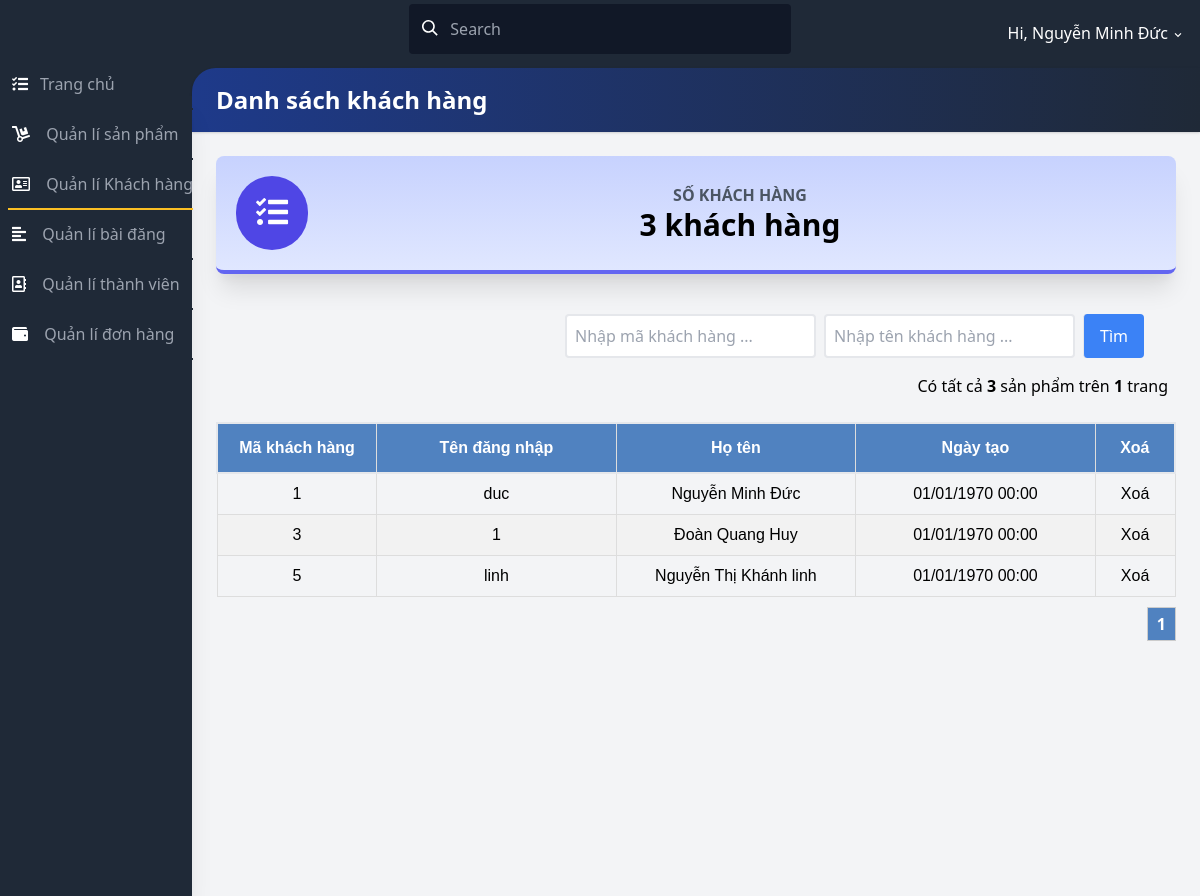
/admin/quanlikhachhang.php (signed in), run on the app's committed database.
### tables this page shows
CREATE TABLE tbl_tkkhachhang (
  makh int(11) NOT NULL AUTO_INCREMENT,
  username varchar(255) DEFAULT NULL,
  password varchar(255) DEFAULT NULL,
  hoten varchar(255) DEFAULT NULL,
  ngaytao int(11) DEFAULT NULL,
  PRIMARY KEY (makh)
);

### admin/quanlikhachhang.php (the view, shortened to what this page needs)
<?php
    include './connect_db.php';
    $item_per_page = ! empty($_GET['per_page']) ? $_GET['per_page'] : 6;
    $current_page  = ! empty($_GET['page']) ? $_GET['page']
        : 1;
    $offset        = ($current_page - 1) * $item_per_page;
    $totalRecords  = mysqli_query($con, "SELECT * FROM `tbl_tkkhachhang`");
    $totalRecords  = $totalRecords->num_rows;
    $totalPages = ceil($totalRecords / $item_per_page);
    if ( ! empty($where)) {
        $result = mysqli_query($con,
            "SELECT * FROM `tbl_tkkhachhang` where (".$where.") ORDER BY `makh` ASC  LIMIT "
            .$item_per_page." OFFSET ".$offset);
    } else {
        $result = mysqli_query($con,
            "SELECT * FROM `tbl_tkkhachhang` ORDER BY `makh` ASC  LIMIT "
            .$item_per_page." OFFSET ".$offset);
    }
?>
<!DOCTYPE html>
<html lang="en">
<head>
    <link href="https://use.fontawesome.com/releases/v5.3.1/css/all.css"
          rel="stylesheet">
    <link href="https://unpkg.com/tailwindcss@^2/dist/tailwind.min.css"
          rel="stylesheet">
    <link href="https://afeld.github.io/emoji-css/emoji.css" rel="stylesheet">
    <link href="css/test.css" rel="stylesheet">
</head>
<body class="bg-gray-800 font-sans leading-normal tracking-normal mt-12">
<nav class="fixed top-0 z-20 px-1 pt-2 pb-1 mt-0 w-full h-auto bg-gray-800 md:pt-1">
    <div class="flex flex-wrap items-center">
        <div class="flex flex-shrink justify-center text-white md:w-1/3 md:justify-start">
            <a href="#">
                <span class="pl-2 text-xl"><i class="em em-grinning"></i></span>
            </a>
        </div>
        <div class="flex flex-1 justify-center px-2 text-white md:w-1/3 md:justify-start">
                <span class="relative w-full">
                    <input class="px-2 py-3 pl-10 w-full leading-normal text-white bg-gray-900 rounded border border-transparent transition appearance-none focus:outline-none focus:border-gray-400"
                           placeholder="Search"
                           type="search">
                    <div class="absolute search-icon"
                         style="top: 1rem; left: .8rem;">
                        <svg class="w-4 h-4 text-white pointer-events-none fill-current"
                             viewBox="0 0 20 20"
                             xmlns="http://www.w3.org/2000/svg">
                            <path d="M12.9 14.32a8 8 0 1 1 1.41-1.41l5.35 5.33-1.42 1.42-5.33-5.34zM8 14A6 6 0 1 0 8 2a6 6 0 0 0 0 12z"></path>
                        </svg>
                    </div>
                </span>
        </div>
        <div class="flex justify-between content-center pt-2 w-full md:w-1/3 md:justify-end">
            <ul class="flex flex-1 justify-between items-center list-reset md:flex-none">
                <li class="flex-1 md:flex-none md:mr-3">
                    <div class="inline-block relative">
                        <button class="text-white drop-button focus:outline-none"
                                onclick="toggleDD('myDropdown')"><span
                                    class="pr-2"></span>
                            Hi, <?php
                                echo $_SESSION['dangnhap1'] ?>
                            <svg class="inline h-3 fill-current"
                                 viewBox="0 0 20 20"
                                 xmlns="http://www.w3.org/2000/svg">
                                <path d="M9.293 12.95l.707.707L15.657 8l-1.414-1.414L10 10.828 5.757 6.586 4.343 8z"/>
                            </svg>
                        </button>
                    </div>
                </li>
            </ul>
        </div>
    </div>
</nav>
<div class="flex flex-col md:flex-row">
    <div class="bg-gray-800 shadow-xl h-16 fixed bottom-0 mt-12 md:relative md:h-screen z-10 w-full md:w-48">
        <div class="md:mt-12 md:w-50 md:fixed md:left-0 md:top-0 content-center md:content-start text-left justify-between">
            <ul class="list-reset flex flex-row md:flex-col py-0 md:py-3 px-1 md:px-2 text-center md:text-left">
                <li class="mr-3 flex-1">
                    <a class="block py-1 md:py-3 pl-1 align-middle text-white no-underline hover:text-white border-b-2 border-gray-800 hover:border-pink-500"
                       href="./trangchu.php">
                        <i class="fas fa-tasks pr-0 md:pr-3"></i><span
                                class="pb-1 md:pb-0 text-xs md:text-base text-gray-600 md:text-gray-400 block md:inline-block">Trang chủ</span>
                    </a>
                </li>
                <li class="mr-3 flex-1">
                    <a class="block py-1 md:py-3 pl-1 align-middle text-white no-underline hover:text-white border-b-2 border-gray-800 hover:border-blue-700"
                       href="./quanlisanpham.php">
                        <i class="fas fa-dolly md:pr-3"></i>
                        <span
                                class="pb-1 md:pb-0 text-xs md:text-base text-gray-600 md:text-gray-400 block md:inline-block">Quản lí sản phẩm</span>
                    </a>
                </li>
                <li class="mr-3 flex-1">
                    <a class="block py-1 md:py-3 pl-1 align-middle text-white no-underline hover:text-white border-b-2 border-gray-800 border-yellow-400"
                       href="./quanlikhachhang.php">
                        <i class="far fa-address-card md:pr-3"></i>
                        <span
                                class="pb-1 md:pb-0 text-xs md:text-base text-gray-600 md:text-gray-400 block md:inline-block">Quản lí Khách hàng</span>
                    </a>
                </li>
                <li class="mr-3 flex-1">
                    <a class="block py-1 md:py-3 pl-1 align-middle text-white no-underline hover:text-white border-b-2 border-gray-800 hover:border-blue-500"
                       href="./quanlibaidang.php">
                        <i class="fas fa-align-left md:pr-3"></i>
                        <span
                                class="pb-1 md:pb-0 text-xs md:text-base text-gray-600 md:text-gray-400 block md:inline-block">Quản lí bài đăng</span>
                    </a>
                </li>
                <li class="mr-3 flex-1">
                    <a class="block py-1 md:py-3 pl-0 md:pl-1 align-middle text-white no-underline hover:text-white border-b-2 border-gray-800 hover:border-pink-400"
                       href="./quanlithanhvien.php">
                        <i class="far fa-address-book md:pr-3"></i>
                        <span
                                class="pb-1 md:pb-0 text-xs md:text-base text-gray-600 md:text-gray-400 block md:inline-block">Quản lí thành viên</span>
                    </a>
                </li>
                <li class="mr-3 flex-1">
                    <a class="block py-1 md:py-3 pl-0 md:pl-1 align-middle text-white no-underline hover:text-white border-b-2 border-gray-800 hover:border-green-400"
                       href="./quanlidonhang.php">
                        <i class="fas fa-wallet md:pr-3"></i>
                        <span
                                class="pb-1 md:pb-0 text-xs md:text-base text-gray-600 md:text-gray-400 block md:inline-block">Quản lí đơn hàng</span>
                    </a>
                </li>
            </ul>
        </div>
    </div>
    <div class="main-content flex-1 bg-gray-100 mt-12 md:mt-2 pb-24 md:pb-5">
        <div class="bg-gray-800 pt-3">
            <div class="rounded-tl-3xl bg-gradient-to-r from-blue-900 to-gray-800 p-4 shadow text-2xl text-white">
                <h3 class="font-bold pl-2">Danh sách khách hàng</h3>
            </div>
        </div>
        <div class="flex flex-wrap">
            <div class="w-full p-6">
                <div class="bg-gradient-to-b from-indigo-200 to-indigo-100 border-b-4 border-indigo-500 rounded-lg shadow-xl p-5">
                    <div class="flex flex-row items-center">
                        <div class="flex-shrink pr-4">
                            <div class="rounded-full p-5 bg-indigo-600"><i
                                        class="fas fa-tasks fa-2x fa-inverse"></i>
                            </div>
                        </div>
                        <div class="flex-1 text-right md:text-center">
                            <h5 class="font-bold uppercase text-gray-600">Số
                                khách hàng</h5>
                            <h3 class="font-bold text-3xl"><?= $totalRecords ?> khách hàng</h3>
                        </div>
                    </div>
                </div>
            </div>
            <div class="w-full p-4 flex flex-row-reverse">
                <div class="mr-8 flex items-center justify-center ">
                    <form action="quanlikhachhang.php?action=search" method="POST">
                        <div class="flex ">
                            <input type="text"
                                   class="border-2 border-gray-200 rounded px-2 py-2 w-30"
                                   placeholder="Nhập mã khách hàng ..." name="makh"
                                   value="<?=!empty($makh)?$makh:""?>"/>
                            <input type="text"
                                   class="border-2 border-gray-200 rounded mr-2 px-2 ml-2 py-2 w-30"
                                   placeholder="Nhập tên khách hàng ..." name="hoten"
                                   value="<?=!empty($hoten)? $hoten : ""?>"/>
                            <button type="submit" value="Tìm"
                                    class=" rounded px-4 mr-2 text-white bg-blue-500 border-l  ">
                                Tìm
                            </button>
                        </div>
                    </form>
                </div>
            </div>
            <div class="flex w-full mr-8 justify-end">
                <div>Có tất cả <strong><?=$totalRecords?></strong> sản phẩm trên <strong><?=$totalPages?></strong> trang</div>
            </div>
            <div class="w-full p-6">
                <table id="table_customers">
                    <thead class="bg-blue-300">
                    <tr class="border-2">
                        <th class="w-2/12 ">Mã khách hàng</th>
                        <th class="w-3/12 ">Tên đăng nhập</th>
                        <th class="w-3/12 ">Họ tên</th>
                        <th class="w-3/12 ">Ngày tạo</th>
                        <th class="w-1/12 ">Xoá</th>
                    </tr>
                    </thead>
                    <tbody>
                    <?php
                        while ($row = mysqli_fetch_array($result)) {
                            ?>
                            <tr>
                                <td class="text-center"><?= $row['makh'] ?></td>
                                <td class="text-center"><?= $row['username'] ?></td>
                                <td class="text-center"><?= $row['hoten'] ?></td>
                                <td class="text-center"><?= date('d/m/Y H:i',
                                        $row['ngaytao']) ?></td>
                                <td class="text-center doimau"><a
                                            href="./delete_qlkhachhang.php?makh=<?= $row['makh'] ?>">Xoá</a>
                                </td>
                            </tr>
                            <?php
                        } ?>
                    </tbody>
                </table>
                <?php
                    include './pagination.php';
                ?>
            </div>
        </div>
    </div>
</div>
</body>
</html>

### admin/css/test.css (style rules this page uses)
#table_customers { font-family: Arial, Helvetica, sans-serif; border-collapse: collapse; width: 100%; }
#table_customers td, #table_customers th { border: 1px solid #ddd; padding: 8px; }
#table_customers tr:nth-child(even) { background-color: #f2f2f2; }
#table_customers th { padding-top: 12px; padding-bottom: 12px; text-align: center; background-color: #5082c0; color: white; }

### data on the page
tbl_tkkhachhang: makh "1", username "duc", hoten "Nguyễn Minh Đức", ngaytao "01/01/1970 00:00"
tbl_tkkhachhang: makh "3", username "1", hoten "Đoàn Quang Huy", ngaytao "01/01/1970 00:00"
tbl_tkkhachhang: makh "5", username "linh", hoten "Nguyễn Thị Khánh linh", ngaytao "01/01/1970 00:00"

### other printed values
$_SESSION['dangnhap1'] "Nguyễn Minh Đức"
$totalRecords "3"
$totalPages "1"
